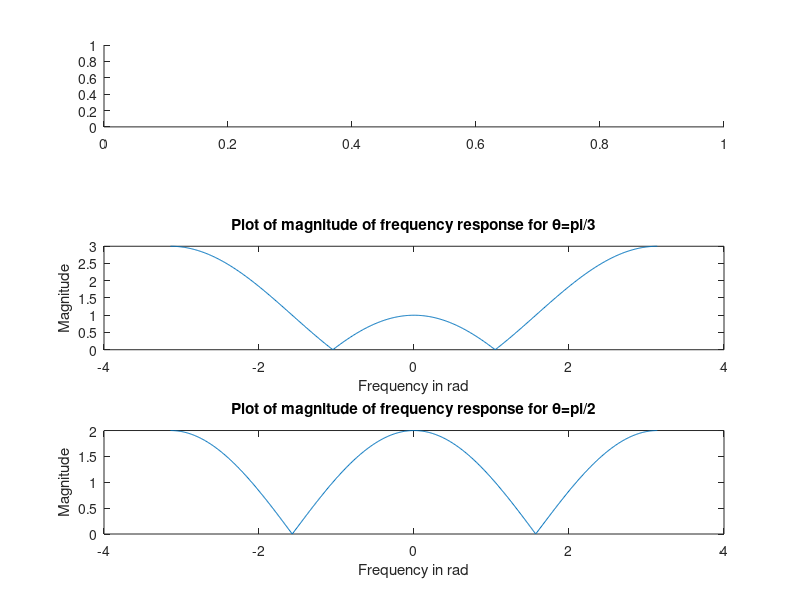

This chart was generated by the following MATLAB code: (Note: this script raises an error after producing the figure.)
%theta = pi/6
%Transfer function Hf=1-2cos(theta)*(1/z)+(1/z^2)
%Hf(z) = Y(z)/X(z)
%Difference Equation: y[n] = x[n]-2cos(theta)*x[n-1]+x[n-2]
%b0 = 1; b1 = -2cos(theta); b2 = 1; N = 3

N=3;
w=-pi:0.01:pi;
coefficients_pi_6 = [1 -2*cos(pi/6) 1];
coefficients_pi_3 = [1 -2*cos(pi/3) 1];
coefficients_pi_2 = [1 -2*cos(pi/2) 1];
j = sqrt(-1);

%frequency response transfer function
Hf1 = zeros;
Hf2 = zeros;
Hf3 = zeros;

for i=1:N
    Hf1 = Hf1 + coefficients_pi_6(i)*exp(-j*w*(i-1));
    Hf2 = Hf2 + coefficients_pi_3(i)*exp(-j*w*(i-1));
    Hf3 = Hf3 + coefficients_pi_2(i)*exp(-j*w*(i-1));
end

subplot(3,1,1)
plot(w,abs(Hf1))
xlabel('Frequency in rad')
ylabel('Magnitude')
title('Plot of magnitude of frequency response for θ=pi/6')

subplot(3,1,2)
plot(w,abs(Hf2))
xlabel('Frequency in rad')
ylabel('Magnitude')
title('Plot of magnitude of frequency response for θ=pi/3')

subplot(3,1,3)
plot(w,abs(Hf3))
xlabel('Frequency in rad')
ylabel('Magnitude')
title('Plot of magnitude of frequency response for θ=pi/2')


%Part2
%sound(nspeech1)
subplot(4,1,1)
plot(100:200,nspeech1(100:200))
xlabel('Time Index')
ylabel('Speech signal')
title('Plot of unfiltered speech signal')

[X,w] = DTFT(nspeech1(100:1100),0);
subplot(4,1,2)
plot(w,abs(X))
xlabel('Frequency')
ylabel('Magnitude')
title('Plot of Magnitude of DTFT of unfiltered speech signal')

[Xmax,Imax]=max(abs(X));

[FIRoutput] = FIRfilter(nspeech1);
%sound(FIRoutput)
subplot(4,1,3)
plot(100:200,FIRoutput(100:200))
xlabel('Time Index')
ylabel('Filtered speech signal')
title('Plot of filtered speech signal')

[X,w] = DTFT(FIRoutput(100:1100),0);
subplot(4,1,4)
plot(w,abs(X))
xlabel('Frequency')
ylabel('Magnitude')
title('Plot of Magnitude of DTFT of filtered speech signal')



